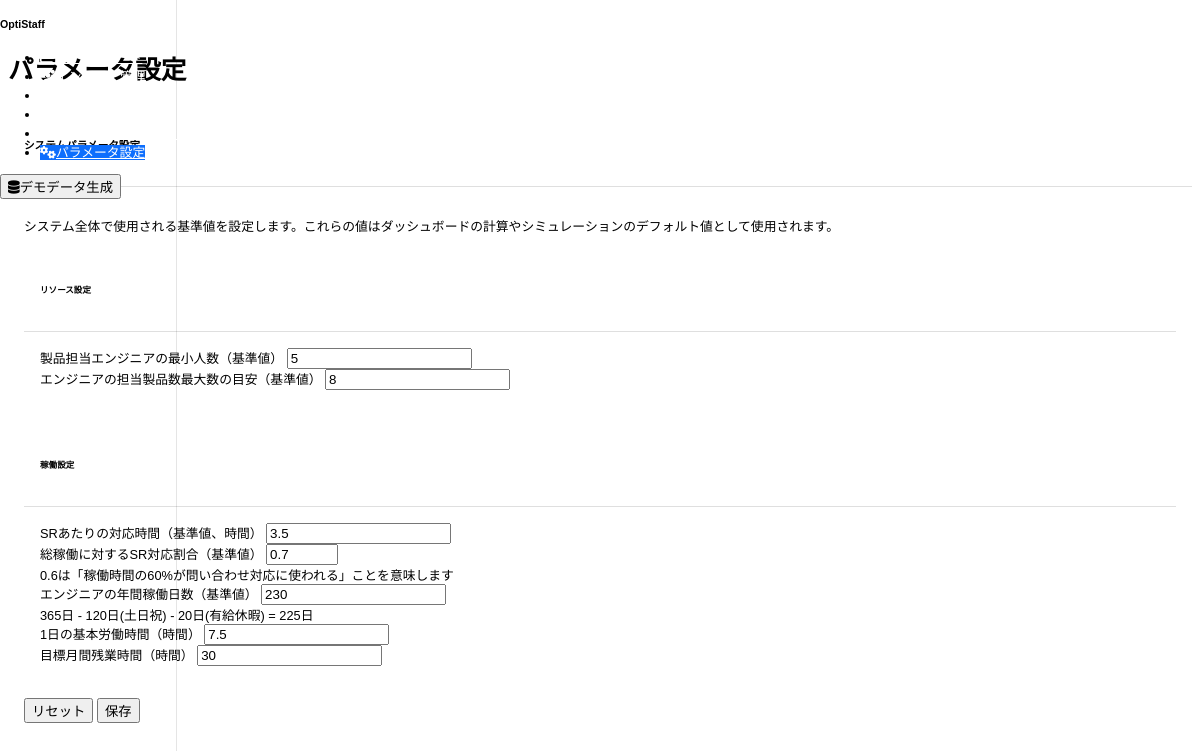
Page /parameters on the earlier database version.
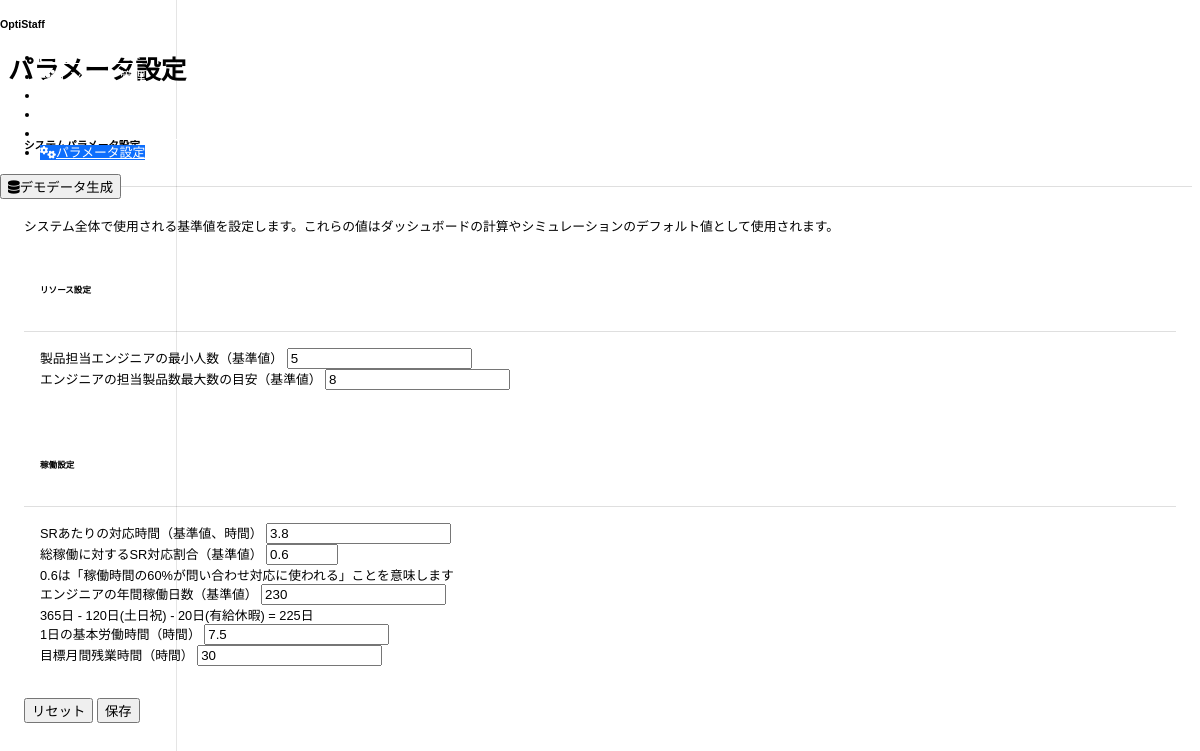
Same page on the later database version.
### models.py (models this page shows)
class Parameter(db.Model):
    id = db.Column(db.Integer, primary_key=True)
    key = db.Column(db.String(100), unique=True, nullable=False)
    value = db.Column(db.String(100), nullable=False)
    description = db.Column(db.String(255), nullable=True)
    created_at = db.Column(db.DateTime, default=datetime.utcnow)
    updated_at = db.Column(db.DateTime, default=datetime.utcnow, onupdate=datetime.utcnow)

### routes.py (the view)
@app.route('/parameters')
def parameters():
    params = Parameter.query.all()
    departments = db.session.query(Engineer.department).distinct().all()
    departments = [d[0] for d in departments]
    return render_template('parameters.html', params=params, departments=departments)

### templates/parameters.html (shortened to what the changed rows need)
{% extends 'base.html' %}
{% block title %}パラメータ設定{% endblock %}
{% block content %}
<div class="row mb-4">
    <div class="col-md-12">
        <div class="card">
            <div class="card-body">
                <form action="{{ url_for('update_parameters') }}" method="post">
                    <div class="row g-4">
                        <div class="col-md-6">
                            <div class="card h-100">
                                <div class="card-body">
                                    {% for param in params %}
                                    {% if param.key in ['hours_per_inquiry', 'inquiry_work_ratio', 'annual_working_days', 'daily_working_hours', 'target_monthly_overtime'] %}
                                    <div class="mb-3">
                                        <label for="{{ param.key }}" class="form-label">{{ param.description }}</label>
                                        {% if param.key == 'inquiry_work_ratio' %}
                                        <input type="number" class="form-control" id="{{ param.key }}" name="param_{{ param.key }}" value="{{ param.value }}" min="0.1" max="1" step="0.01" required>
                                        <div class="form-text">0.6は「稼働時間の60%が問い合わせ対応に使われる」ことを意味します</div>
                                        {% elif param.key in ['hours_per_inquiry', 'daily_working_hours'] %}
                                        <input type="number" class="form-control" id="{{ param.key }}" name="param_{{ param.key }}" value="{{ param.value }}" min="0.1" step="0.1" required>
                                        {% else %}
                                        <input type="number" class="form-control" id="{{ param.key }}" name="param_{{ param.key }}" value="{{ param.value }}" min="1" step="1" required>
                                        {% endif %}
                                    </div>
                                    {% endif %}
                                    {% endfor %}
                                </div>
                            </div>
                        </div>
                    </div>
                </form>
            </div>
        </div>
    </div>
</div>
{% endblock %}

Differences in the rows shown:
changed Parameter "SRあたりの対応時間（基準値、時間）": value "3.5" → "3.8"
changed Parameter "総稼働に対するSR対応割合（基準値）": value "0.7" → "0.6"
